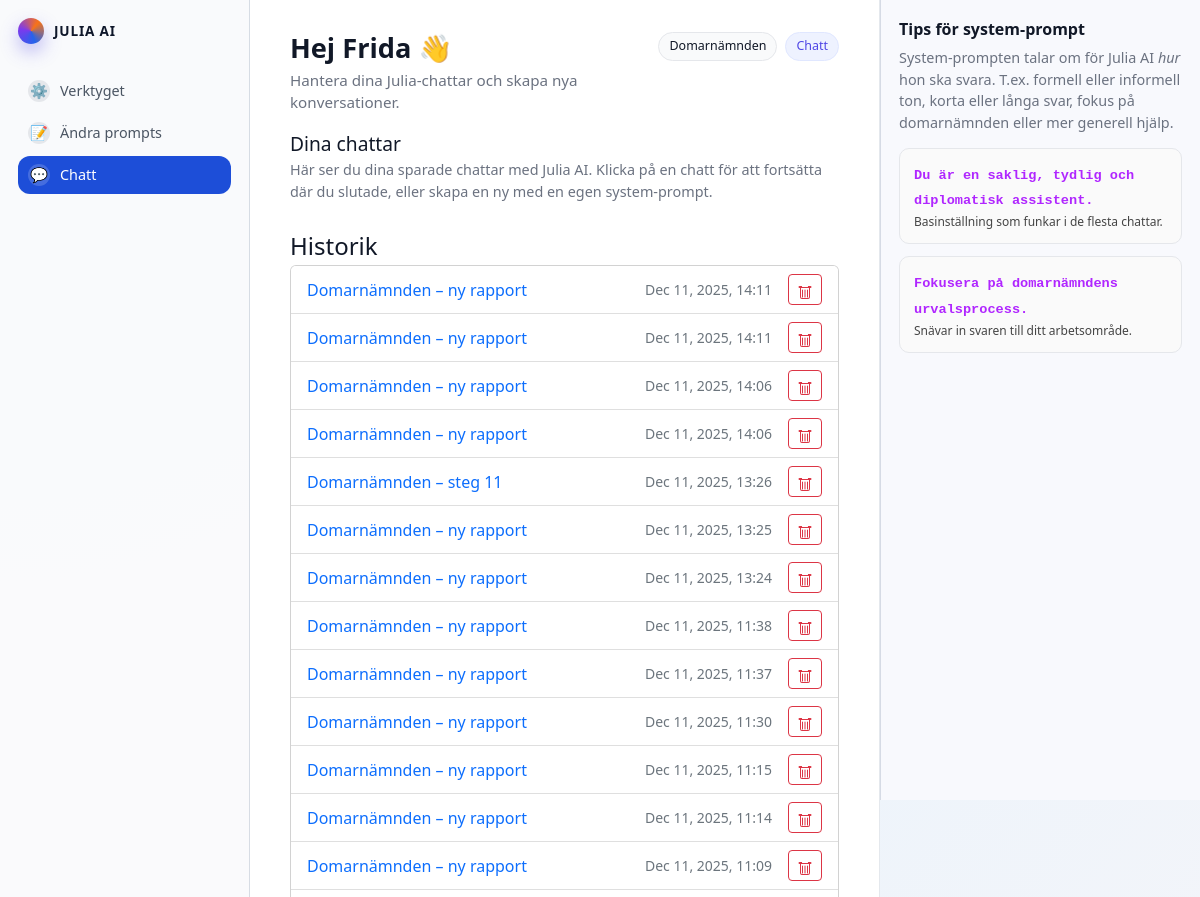
The app's page /chat/ (signed in, upper part), older data.
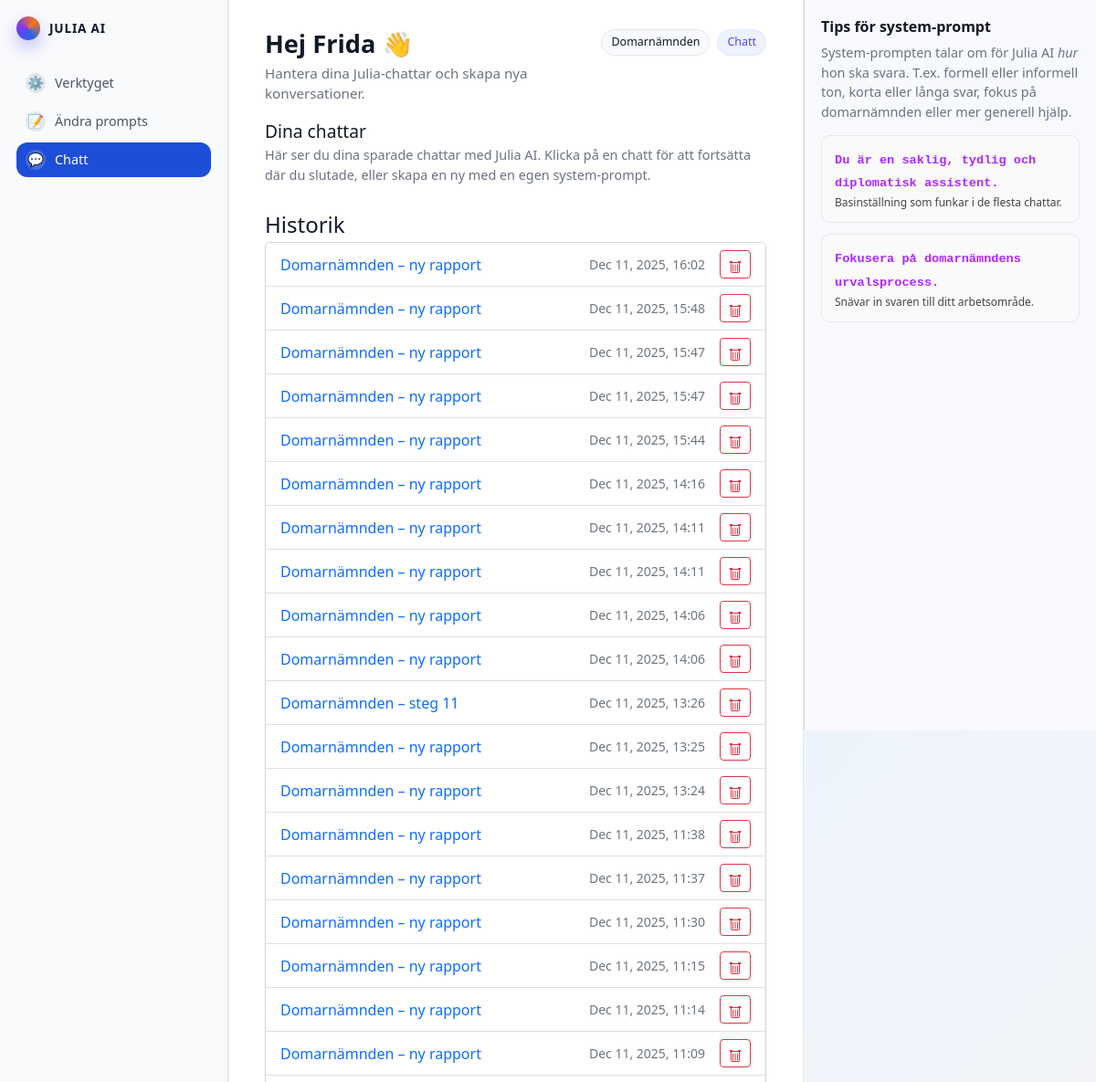
The same page, newer data.
### myapp/models.py (models this page shows, shortened)
class ChatSession(models.Model):
    user = models.ForeignKey(settings.AUTH_USER_MODEL, on_delete=models.CASCADE)
    title = models.CharField(max_length=200, default="Ny chatt")
    flow = models.CharField(max_length=50, blank=True, null=True)  # t.ex. "domarnamnden"
    step = models.PositiveSmallIntegerField(blank=True, null=True) # 1–10
    system_prompt = models.TextField(
        default=(
            "Du är en hjälpsam, saklig och diplomatisk assistent. "
            "Skriv tydligt och konkret, mild tonalitet, inga överdrifter."
        )
    )
    created_at = models.DateTimeField(auto_now_add=True)
    updated_at = models.DateTimeField(auto_now=True)

### myapp/views.py (the view, shortened to what this page needs)
# urls.py: path("chat/", views.chat_home, name="chat_home"),
@login_required
def chat_home(request):
    sessions = ChatSession.objects.filter(user=request.user).order_by("-updated_at")
    return render(request, "chat_home.html", {"sessions": sessions})

### templates/chat_home.html (shortened to what this page needs)
{% load static %}
<!DOCTYPE html>
<html lang="sv">
<head>
    <link href="https://cdn.jsdelivr.net/npm/bootstrap@5.2.3/dist/css/bootstrap.min.css" rel="stylesheet">
    <link rel="stylesheet" href="{% static 'css/style.css' %}">
</head>
<body id="page-top">
  <div class="app-shell">
    <aside class="sidebar">
      <div class="sidebar-brand">
        <span class="brand-dot"></span>
        <span class="brand-text">Julia AI</span>
      </div>
      <nav class="sidebar-nav">
        <a href="{% url 'index' %}" class="sidebar-link">
          <span class="sidebar-icon">⚙️</span>
          <span>Verktyget</span>
        </a>
        <a href="{% url 'prompt_editor' %}" class="sidebar-link">
          <span class="sidebar-icon">📝</span>
          <span>Ändra prompts</span>
        </a>
        <a href="{% url 'chat_home' %}" class="sidebar-link sidebar-link-active">
          <span class="sidebar-icon">💬</span>
          <span>Chatt</span>
        </a>
      </nav>
    </aside>
    <main class="main-area">
      <header class="page-header">
        <div>
          <h1>Hej {{ user.first_name|default:user.username }} 👋</h1>
          <p>Hantera dina Julia-chattar och skapa nya konversationer.</p>
        </div>
        <div class="page-header-meta">
          <span class="pill">Domarnämnden</span>
          <span class="pill pill-soft">Chatt</span>
        </div>
      </header>
      <section id="chat-home">
        <div class="adminui-layout">
          <div class="adminui-main">
            <div class="adminui-container">
              <h2 class="adminui-title" style="margin-top:0;">Dina chattar</h2>
              <p class="adminui-intro">
                Här ser du dina sparade chattar med Julia AI. Klicka på en chatt för att fortsätta där du slutade,
                eller skapa en ny med en egen system-prompt.
              </p>
              <div class="adminui-container" style="margin-bottom:32px;">
                <h3 class="adminui-subtitle">Historik</h3>
                <div class="card p-0">
                  <div class="list-group list-group-flush">
                    {% for s in sessions %}
                      <div class="list-group-item d-flex align-items-center gap-2">
                        <a class="flex-grow-1 text-decoration-none"
                           href="{% url 'chat_session' s.id %}">
                          {{ s.title }}
                        </a>
                        <small class="text-muted me-2">
                          {{ s.updated_at|date:"M j, Y, H:i" }}
                        </small>
                        <form action="{% url 'chat_delete' s.id %}" method="post"
                              onsubmit="return confirm('Ta bort denna chatt? Det går inte att ångra.');">
                          <button type="submit" class="btn btn-sm btn-outline-danger" title="Ta bort">
                          </button>
                        </form>
                      </div>
                    {% empty %}
                      <div class="list-group-item text-muted">Ingen historik ännu.</div>
                    {% endfor %}
                  </div>
                </div>
              </div>
            </div>
          </div>
        </div>
      </section>
    </main>
    <aside class="right-panel">
      <h3 class="assistant-title">Tips för system-prompt</h3>
      <p class="assistant-help adminui-intro">
        System-prompten talar om för Julia AI <em>hur</em> hon ska svara.
        T.ex. formell eller informell ton, korta eller långa svar,
        fokus på domarnämnden eller mer generell hjälp.
      </p>
      <div class="tag-box">
        <div class="tag-box-left">
          <code>Du är en saklig, tydlig och diplomatisk assistent.</code>
          <p>Basinställning som funkar i de flesta chattar.</p>
        </div>
      </div>
      <div class="tag-box">
        <div class="tag-box-left">
          <code>Fokusera på domarnämndens urvalsprocess.</code>
          <p>Snävar in svaren till ditt arbetsområde.</p>
        </div>
      </div>
    </aside>
  </div>
</body>
</html>

### static/css/style.css (style rules this page uses)
:root { --brand-primary: #2563eb; --brand-secondary: #7c3aed; --bg-app: #f3f4f8; --surface: #ffffff; --border-subtle: #e5e7eb; --text-main: #111827; --text-muted: #6b7280; --radius-lg: 18px; --radius-xl: 22px; }
*, *::before, *::after { box-sizing: border-box; }
html, body { height: 100%; }
body { margin: 0; font-family: system-ui, -apple-system, BlinkMacSystemFont, "Segoe UI", sans-serif; background: radial-gradient(circle at top left, #e0f2fe, #f5f5f9 45%, #eef2ff 90%); color: var(--text-main); }
.tag-box { background: #ffffff; border: 1px solid #e5e7eb; border-radius: 8px; padding: 10px 12px; margin-bottom: 12px; }
.tag-box code { font-family: monospace; font-size: 0.85rem; color: #bd0f83; font-weight: 600; }
.tag-box p { font-size: 0.75rem; margin: 4px 0 0; color: #444; }
.tag-box { background: #fafafa; border: 1px solid #e5e7eb; border-radius: 10px; padding: 12px 14px; display: flex; align-items: center; justify-content: space-between; gap: 12px; margin-bottom: 12px; }
.tag-box-left code { font-family: monospace; font-size: 0.85rem; color: #B026FF; }
.tag-box-left p { font-size: 0.75rem; color: #444; margin: 2px 0 0; }
.app-shell { display: grid; grid-template-columns: 250px minmax(0, 1fr) 320px; min-height: 100vh; }
.sidebar { background: rgba(250, 250, 252, 0.98); border-right: 1px solid rgba(148, 163, 184, 0.35); padding: 18px 18px 14px; display: flex; flex-direction: column; gap: 18px; }
.sidebar-brand { display: flex; align-items: center; gap: 10px; font-weight: 700; letter-spacing: 0.06em; text-transform: uppercase; font-size: 0.85rem; color: #0f172a; }
.brand-dot { width: 26px; height: 26px; border-radius: 999px; background: conic-gradient(from 160deg, #2563eb, #7c3aed, #f97316, #2563eb); box-shadow: 0 8px 18px rgba(79, 70, 229, 0.35); }
.sidebar-nav { margin-top: 10px; display: flex; flex-direction: column; gap: 4px; }
.sidebar-link { display: flex; align-items: center; gap: 10px; padding: 8px 10px; border-radius: 12px; font-size: 0.9rem; color: #4b5563; text-decoration: none; transition: background 0.15s ease, color 0.15s ease, transform 0.05s ease; }
.sidebar-icon { width: 22px; height: 22px; border-radius: 999px; background: #e5e7eb; display: inline-flex; align-items: center; justify-content: center; font-size: 0.9rem; }
.sidebar-link-active { background: #1d4ed8; color: #ffffff; }
.sidebar-link-active .sidebar-icon { background: rgba(255, 255, 255, 0.18); }
.main-area { padding: 32px 40px 40px; display: flex; flex-direction: column; gap: 18px; background: #ffffff; border-right: 1px solid rgba(148, 163, 184, 0.25); }
.page-header { display: flex; justify-content: space-between; align-items: flex-start; gap: 16px; }
.page-header h1 { margin: 0; font-size: 1.7rem; font-weight: 700; }
.page-header p { margin: 4px 0 0; font-size: 0.95rem; color: var(--text-muted); }
.page-header-meta { display: flex; gap: 8px; align-items: center; }
.pill { border-radius: 999px; padding: 4px 10px; font-size: 0.78rem; border: 1px solid #e5e7eb; background: #f9fafb; }
.pill-soft { background: #eef2ff; border-color: #e0e7ff; color: #4f46e5; }
.right-panel { border-left: 1px solid rgba(148, 163, 184, 0.35); background: rgba(248, 249, 253, 0.98); padding: 20px 18px; }
.adminui-layout { width: 100%; margin: 0 auto 32px; }
.adminui-container { position: relative; background: transparent; border-radius: 0; padding: 0; box-shadow: none; overflow: visible; }
.adminui-container::before { content: none; }
.adminui-title { font-size: 1.2rem; margin-bottom: 4px; }
.adminui-subtitle { margin-top: 30px; font-size: 1.5rem; margin-bottom: 4px; font-weight: 500; }
.adminui-intro { font-size: 0.9rem; color: var(--text-muted); margin-bottom: 14px; }
.assistant-title { font-size: 1rem; font-weight: 600; margin-bottom: 8px; }
.right-panel { border-left: 1px solid rgba(148, 163, 184, 0.35); background: rgba(248, 249, 253, 0.98); padding: 20px 18px; position: sticky; top: 0; max-height: 100vh; overflow-y: auto; display: flex; flex-direction: column; }

Row changes from the older to the newer data that the page shows:
added ChatSession: title "Domarnämnden – ny rapport", updated_at "Dec 11, 2025, 16:02"
added ChatSession: title "Domarnämnden – ny rapport", updated_at "Dec 11, 2025, 15:48"
added ChatSession: title "Domarnämnden – ny rapport", updated_at "Dec 11, 2025, 15:47"
added ChatSession: title "Domarnämnden – ny rapport", updated_at "Dec 11, 2025, 15:47"
added ChatSession: title "Domarnämnden – ny rapport", updated_at "Dec 11, 2025, 15:44"
added ChatSession: title "Domarnämnden – ny rapport", updated_at "Dec 11, 2025, 14:16"
